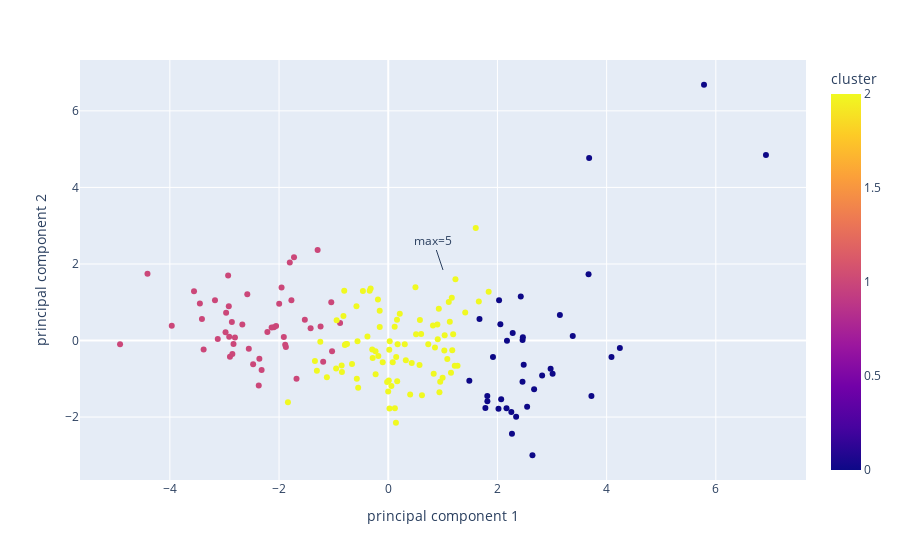

This figure's notebook cell:
### Code cell
#o problema do pca é que não tem um significado exato para os eixos x e y, mas podemos comparar quanto um cluster tá perto do outro
fig = px.scatter(principalDf, x="principal component 1", y="principal component 2", color="cluster", hover_data=['country'])
fig.add_annotation(text="max=5")
fig.show()

### Figure 1 — Plotly figure (JSON) as saved in the notebook; plotly's stock layout.template omitted (floating-point values rounded to 4 significant figures; data arrays with more than 128 entries replaced by an {"elided": "..."} marker saying what was removed)
{"data": [{"customdata": {"elided": "167x1 str values"}, "hovertemplate": "principal component 1=%{x}<br>principal component 2=%{y}<br>country=%{customdata[0]}<br>cluster=%{marker.color}<extra></extra>", "legendgroup": "", "marker": {"color": {"elided": "167 int values"}, "coloraxis": "coloraxis", "symbol": "circle"}, "mode": "markers", "name": "", "orientation": "v", "showlegend": false, "type": "scatter", "x": {"elided": "167 float values"}, "xaxis": "x", "y": {"elided": "167 float values"}, "yaxis": "y"}], "layout": {"annotations": [{"text": "max=5"}], "coloraxis": {"colorbar": {"title": {"text": "cluster"}}, "colorscale": [[0, "#0d0887"], [0.1111, "#46039f"], [0.2222, "#7201a8"], [0.3333, "#9c179e"], [0.4444, "#bd3786"], [0.5556, "#d8576b"], [0.6667, "#ed7953"], [0.7778, "#fb9f3a"], [0.8889, "#fdca26"], [1, "#f0f921"]]}, "legend": {"tracegroupgap": 0}, "margin": {"t": 60}, "xaxis": {"anchor": "y", "domain": [0, 1], "title": {"text": "principal component 1"}}, "yaxis": {"anchor": "x", "domain": [0, 1], "title": {"text": "principal component 2"}}}}
